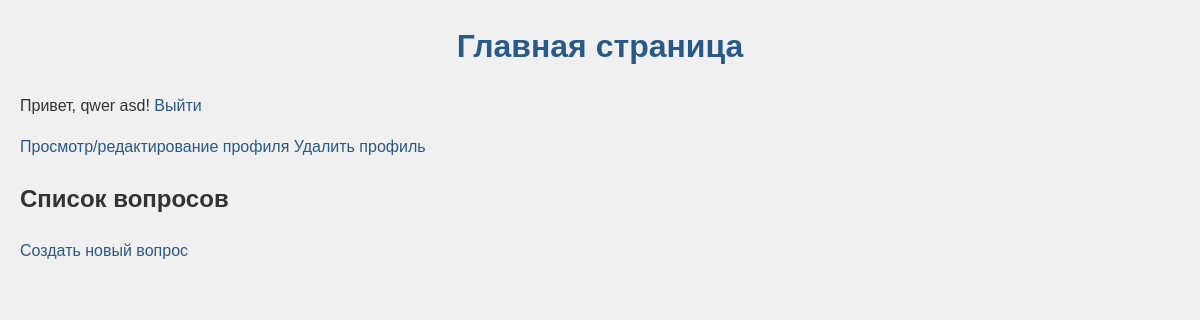
The app's page /authenticated_index/ (signed in), older data.
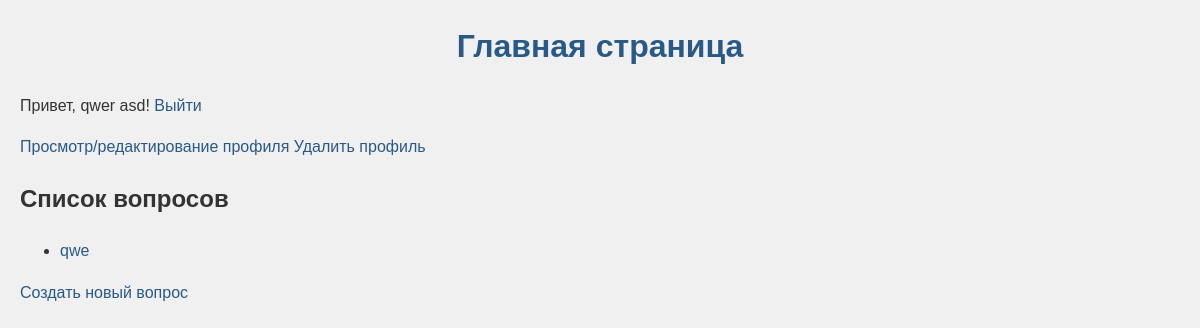
The same page, newer data.
### polls/models.py (models this page shows, shortened)
class Question(models.Model):  # Модель для вопроса
    title = models.CharField(max_length=200)
    text = models.TextField()
    image = models.ImageField(upload_to='question_images/', blank=True, null=True)  # Картинка вопроса, может быть пустой
    author = models.ForeignKey(User, on_delete=models.CASCADE) # Автор вопроса (связь с моделью User), если юзер удаляется то вопрос тоже
    pub_date = models.DateTimeField('date published', default=timezone.now)

### polls/views.py (the view)
# urls.py: path('authenticated_index/', views.authenticated_index, name='authenticated_index'),
@login_required  # Только для авторизованных пользователей
def authenticated_index(request):  # Функция для главной страницы для авторизованных
    questions = Question.objects.all()  # Получаем все вопросы
    context = {
        'questions': questions,  # Передаём вопросы в шаблон
        'user': request.user,
    }
    return render(request, 'polls/authenticated_index.html', context)

### polls/templates/polls/authenticated_index.html
{% extends 'polls/base.html' %}
{% load static %}
{% block content %}
    <h1>Главная страница</h1>
    {% if user.is_authenticated %}
        <p>Привет, {{ user.get_full_name }}! <a href="{% url 'polls:logout' %}">Выйти</a></p>
        <a href="{% url 'polls:profile' user.id %}">Просмотр/редактирование профиля</a>
        <a href="{% url 'polls:delete_profile' %}">Удалить профиль</a>
    {% endif %}
    <h2>Список вопросов</h2>
    <ul>
        {% for question in questions %}
          <li><a href="{% url 'polls:detail' question.id %}">{{ question.title }}</a></li>
        {% endfor %}
    </ul>
    <a href="{% url 'polls:create_question' %}">Создать новый вопрос</a>
{% endblock %}

### polls/templates/polls/base.html (shortened to what this page needs)
<!DOCTYPE html>
<html>
<head>
     {% load static %}
     <link rel="stylesheet" type="text/css" href="{% static 'css/styles.css' %}">
</head>
<body>
    {% block content %}{% endblock %}
</body>
</html>

### polls/static/css/styles.css (style rules this page uses)
body { font-family: 'Arial', sans-serif; background-color: #f0f0f0; color: #333; margin: 20px; line-height: 1.6; }
h1 { color: #295987; text-align: center; margin-bottom: 20px; }
a { color: #295987; text-decoration: none; }

Row changes from the older to the newer data that the page shows:
added Question: title "qwe"
